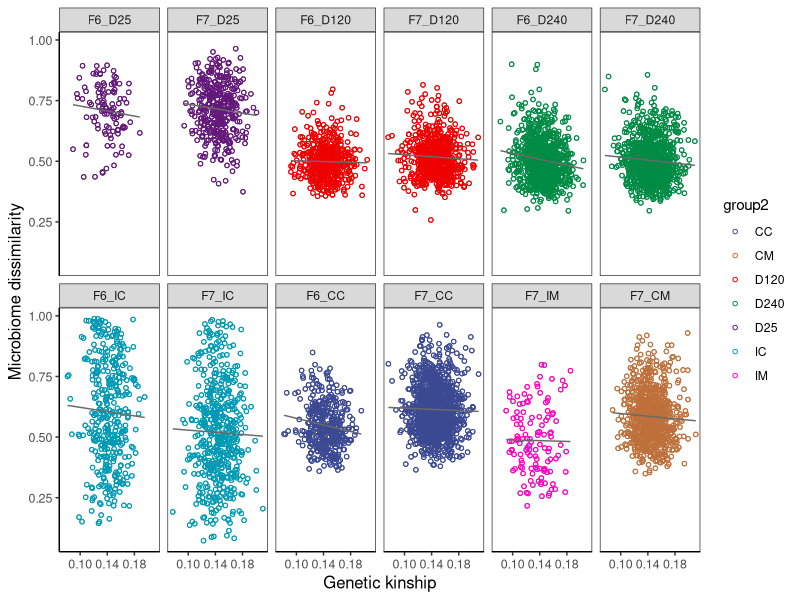

Write the R code that produced this figure.

data <- read.csv("kinship_dissimilarity_within_litter.txt", header=T, sep="")


library(ggplot2)

data$group <- factor(data$group,levels = c("F6_D25","F7_D25","F6_D120","F7_D120","F6_D240","F7_D240","F6_IC","F7_IC","F6_CC","F7_CC","F7_IM","F7_CM"))

ggplot(data,aes(x=kinship,y=microbiome,color=group2))+geom_point(shape=1,fill=NA,size=1.2)+stat_smooth(method = lm,se=F,color="#696969",size=0.5)+theme_bw()+xlab("Genetic kinship")+ylab("Microbiome dissimilarity")+theme(axis.text = element_text(size=9),axis.title = element_text(size=12),axis.line = element_line(color="black"),panel.grid = element_blank())+scale_color_manual(values = c("#3B4992","#BE703B","#EE0000","#008B45","#631879","#0099B4","#FF00C0"))+facet_wrap(~group,nrow = 2)
